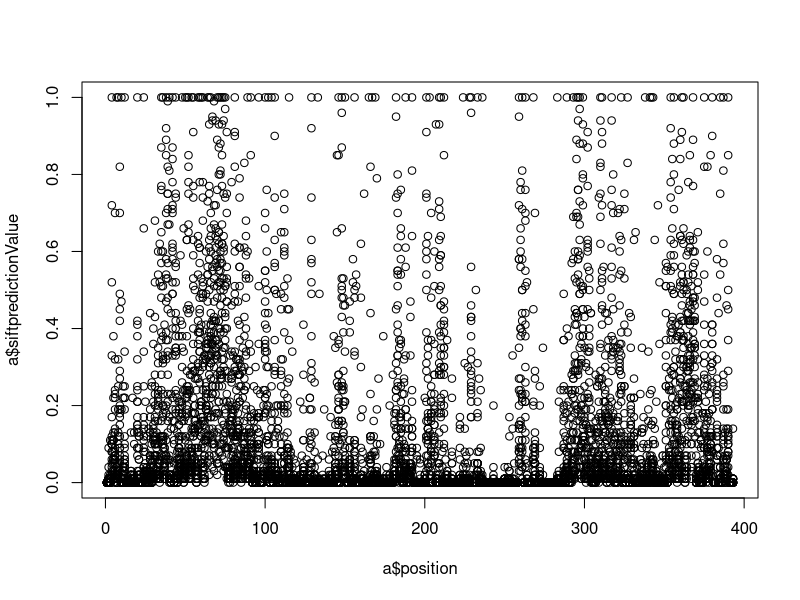
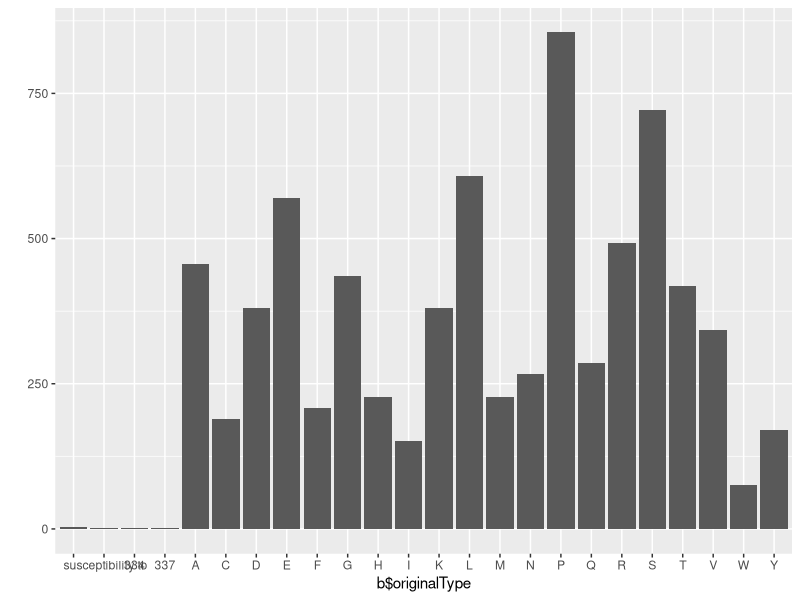
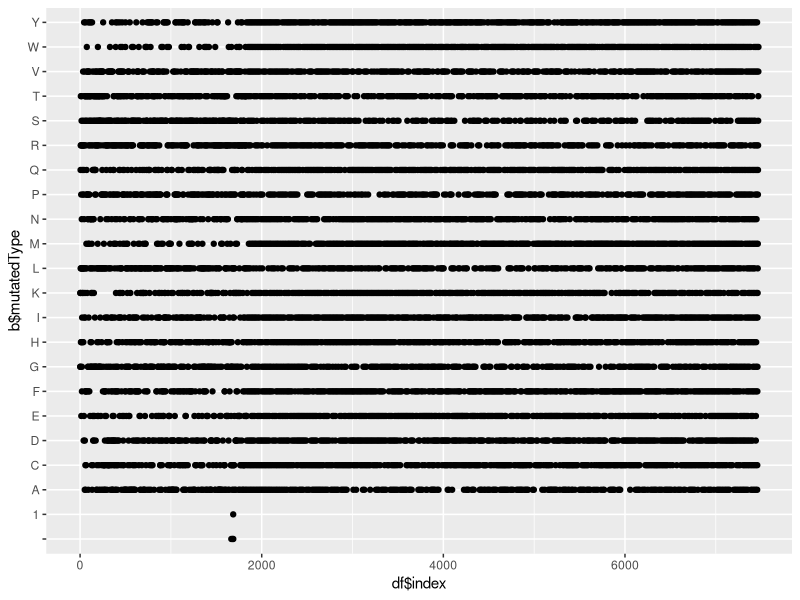
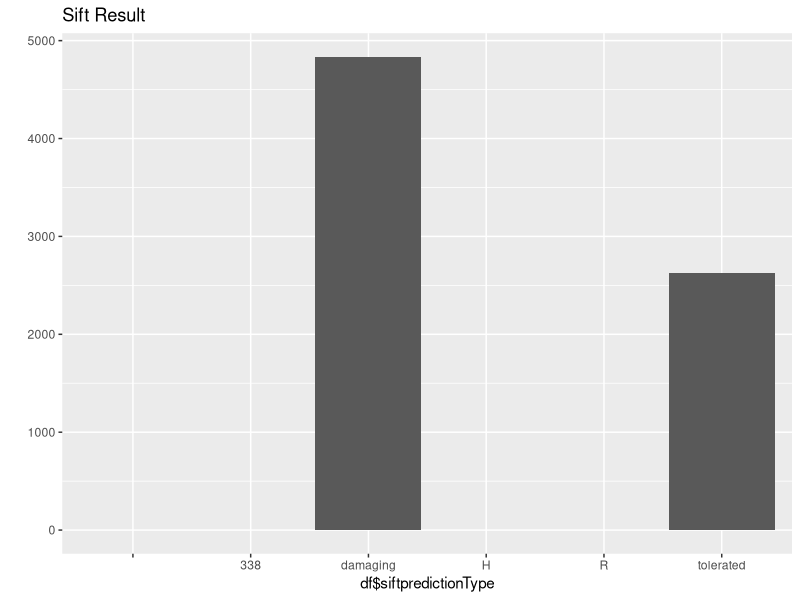
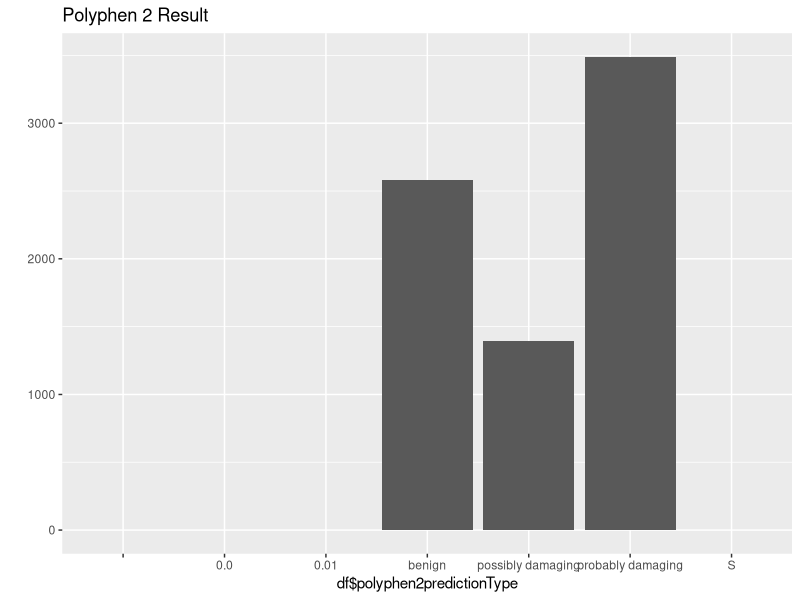
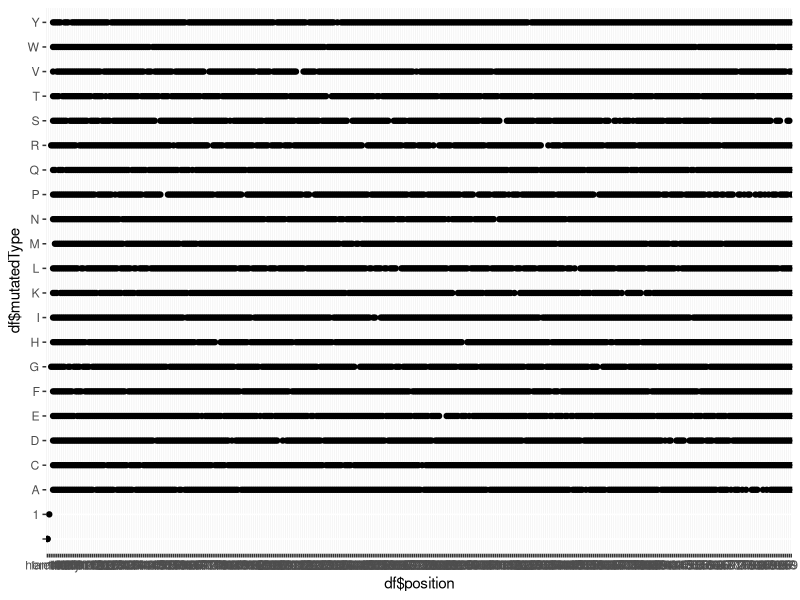
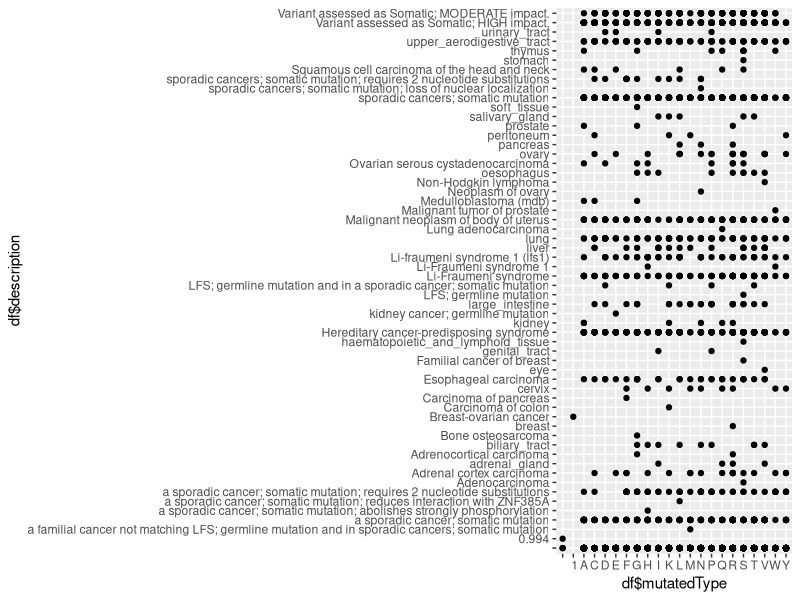

R code for these plots, in order:
## ---- chunk 1
library(dplyr)
library(ggplot2)
## ---- chunk 2
sample_data <- read.csv("./outputs/dictionary.csv") 
## ---- chunk 3
df <- as.data.frame(sample_data) 
## ---- chunk 4
summary(df)
## ---- chunk 5
a <- df %>% select(1,5,as.integer(4),6,as.double(8))
summary(a)
## ---- chunk 6
factorizedmutatedType <- factor(a$mutatedType)

factorizedpositions <- factor(a$position)

plot(x=a$position, y=a$siftpredictionValue)
## ---- chunk 7

b <- df %>% select(as.integer(4),5,6)

df$index <- 1:nrow(df)

qplot(b$originalType)# original aminoacid distrubition

qplot(df$index, b$mutatedType)# mutated type distrubution

qplot(df$siftpredictionType,main = "Sift Result") # sift result distrubition

qplot(df$polyphen2predictionType, main = "Polyphen 2 Result") # polyphen 2 result distrubution

qplot(df$position,df$mutatedType)# mutated aminoacid locations => white spaces 

## ---- chunk 8

qplot(df$mutatedType, df$description)
